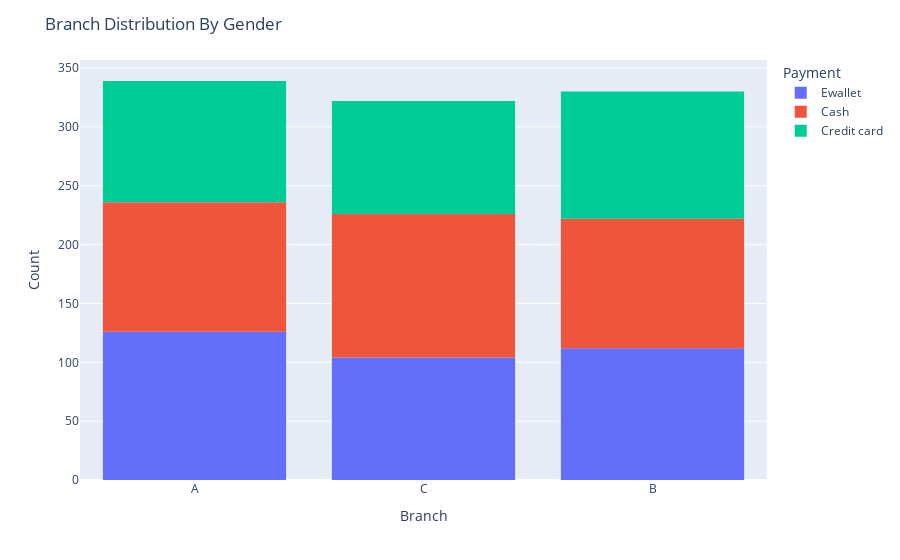

The code cell stored with this chart in its notebook:
### Code cell
fig = px.histogram(df,x='Branch',color='Payment')
fig.update_layout(
    title="Branch Distribution By Gender",
    xaxis=dict(title="Branch"),
    yaxis=dict(title="Count")
)
fig.show()

### Figure 1 — Plotly figure (JSON) as saved in the notebook; plotly's stock layout.template omitted (floating-point values rounded to 4 significant figures; data arrays with more than 128 entries replaced by an {"elided": "..."} marker saying what was removed)
{"data": [{"alignmentgroup": "True", "bingroup": "x", "hovertemplate": "Payment=Ewallet<br>Branch=%{x}<br>count=%{y}<extra></extra>", "legendgroup": "Ewallet", "marker": {"color": "#636efa", "pattern": {"shape": ""}}, "name": "Ewallet", "offsetgroup": "Ewallet", "orientation": "v", "showlegend": true, "type": "histogram", "x": {"elided": "342 str values"}, "xaxis": "x", "yaxis": "y"}, {"alignmentgroup": "True", "bingroup": "x", "hovertemplate": "Payment=Cash<br>Branch=%{x}<br>count=%{y}<extra></extra>", "legendgroup": "Cash", "marker": {"color": "#EF553B", "pattern": {"shape": ""}}, "name": "Cash", "offsetgroup": "Cash", "orientation": "v", "showlegend": true, "type": "histogram", "x": {"elided": "342 str values"}, "xaxis": "x", "yaxis": "y"}, {"alignmentgroup": "True", "bingroup": "x", "hovertemplate": "Payment=Credit card<br>Branch=%{x}<br>count=%{y}<extra></extra>", "legendgroup": "Credit card", "marker": {"color": "#00cc96", "pattern": {"shape": ""}}, "name": "Credit card", "offsetgroup": "Credit card", "orientation": "v", "showlegend": true, "type": "histogram", "x": {"elided": "307 str values"}, "xaxis": "x", "yaxis": "y"}], "layout": {"barmode": "relative", "legend": {"title": {"text": "Payment"}, "tracegroupgap": 0}, "margin": {"t": 60}, "title": {"text": "Branch Distribution By Gender"}, "xaxis": {"anchor": "y", "domain": [0, 1], "title": {"text": "Branch"}}, "yaxis": {"anchor": "x", "domain": [0, 1], "title": {"text": "Count"}}}}
